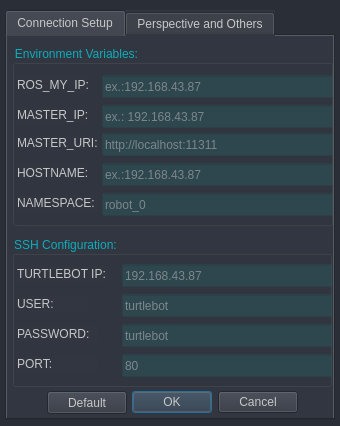
<?xml version="1.0" encoding="UTF-8"?>
<ui version="4.0">
 <class>envConfigDialog</class>
 <widget class="QDialog" name="envConfigDialog">
  <property name="geometry">
   <rect>
    <x>0</x>
    <y>0</y>
    <width>340</width>
    <height>426</height>
   </rect>
  </property>
  <property name="minimumSize">
   <size>
    <width>340</width>
    <height>426</height>
   </size>
  </property>
  <property name="maximumSize">
   <size>
    <width>340</width>
    <height>426</height>
   </size>
  </property>
  <property name="windowTitle">
   <string>Robot Configurations</string>
  </property>
  <property name="windowIcon">
   <iconset>
    <normaloff>:/vectors/Config.png</normaloff>:/vectors/Config.png</iconset>
  </property>
  <property name="styleSheet">
   <string notr="true">background: #2A2E37;</string>
  </property>
  <widget class="QTabWidget" name="tabbedConfig">
   <property name="geometry">
    <rect>
     <x>5</x>
     <y>10</y>
     <width>330</width>
     <height>410</height>
    </rect>
   </property>
   <property name="minimumSize">
    <size>
     <width>330</width>
     <height>410</height>
    </size>
   </property>
   <property name="maximumSize">
    <size>
     <width>330</width>
     <height>410</height>
    </size>
   </property>
   <property name="focusPolicy">
    <enum>Qt::NoFocus</enum>
   </property>
   <property name="contextMenuPolicy">
    <enum>Qt::DefaultContextMenu</enum>
   </property>
   <property name="styleSheet">
    <string notr="true">background: #313640;
color: rgb(199, 199, 199)</string>
   </property>
   <property name="currentIndex">
    <number>0</number>
   </property>
   <widget class="QWidget" name="setupTab">
    <attribute name="title">
     <string>Connection Setup</string>
    </attribute>
    <widget class="QGroupBox" name="envConfigurationGroup">
     <property name="geometry">
      <rect>
       <x>5</x>
       <y>9</y>
       <width>321</width>
       <height>181</height>
      </rect>
     </property>
     <property name="minimumSize">
      <size>
       <width>320</width>
       <height>140</height>
      </size>
     </property>
     <property name="styleSheet">
      <string notr="true">color: rgb(14, 172, 186);</string>
     </property>
     <property name="title">
      <string>Environment Variables:</string>
     </property>
     <widget class="QLineEdit" name="ros_My_IP">
      <property name="geometry">
       <rect>
        <x>90</x>
        <y>30</y>
        <width>231</width>
        <height>23</height>
       </rect>
      </property>
      <property name="styleSheet">
       <string notr="true">background: rgba(29, 222, 216, 0.1);
color: rgb(199, 199, 199);</string>
      </property>
      <property name="dragEnabled">
       <bool>false</bool>
      </property>
      <property name="placeholderText">
       <string>ex.:192.168.43.87</string>
      </property>
     </widget>
     <widget class="QLineEdit" name="ros_Master_IP">
      <property name="geometry">
       <rect>
        <x>90</x>
        <y>60</y>
        <width>231</width>
        <height>23</height>
       </rect>
      </property>
      <property name="styleSheet">
       <string notr="true">color: rgb(199, 199, 199);
background: rgba(29, 222, 216, 0.1);</string>
      </property>
      <property name="placeholderText">
       <string>ex.: 192.168.43.87</string>
      </property>
     </widget>
     <widget class="QLineEdit" name="ros_Hostname">
      <property name="geometry">
       <rect>
        <x>90</x>
        <y>118</y>
        <width>231</width>
        <height>23</height>
       </rect>
      </property>
      <property name="styleSheet">
       <string notr="true">background: rgba(29, 222, 216, 0.1);
color: rgb(199, 199, 199);</string>
      </property>
      <property name="placeholderText">
       <string>ex.:192.168.43.87</string>
      </property>
     </widget>
     <widget class="QLineEdit" name="ros_Namespace">
      <property name="geometry">
       <rect>
        <x>90</x>
        <y>148</y>
        <width>231</width>
        <height>23</height>
       </rect>
      </property>
      <property name="styleSheet">
       <string notr="true">background: rgba(29, 222, 216, 0.1);
color: rgb(199, 199, 199);</string>
      </property>
      <property name="placeholderText">
       <string>robot_0</string>
      </property>
     </widget>
     <widget class="QLabel" name="my_IP_Label">
      <property name="geometry">
       <rect>
        <x>5</x>
        <y>32</y>
        <width>71</width>
        <height>16</height>
       </rect>
      </property>
      <property name="styleSheet">
       <string notr="true">color: rgb(199, 199, 199);</string>
      </property>
      <property name="text">
       <string>ROS_MY_IP:</string>
      </property>
      <property name="buddy">
       <cstring>ros_My_IP</cstring>
      </property>
     </widget>
     <widget class="QLabel" name="master_IP_Label">
      <property name="geometry">
       <rect>
        <x>5</x>
        <y>62</y>
        <width>71</width>
        <height>16</height>
       </rect>
      </property>
      <property name="styleSheet">
       <string notr="true">color: rgb(199, 199, 199);</string>
      </property>
      <property name="text">
       <string>MASTER_IP:</string>
      </property>
      <property name="buddy">
       <cstring>ros_Master_IP</cstring>
      </property>
     </widget>
     <widget class="QLabel" name="hostname_Label">
      <property name="geometry">
       <rect>
        <x>5</x>
        <y>120</y>
        <width>71</width>
        <height>16</height>
       </rect>
      </property>
      <property name="styleSheet">
       <string notr="true">color: rgb(199, 199, 199);</string>
      </property>
      <property name="text">
       <string>HOSTNAME:</string>
      </property>
      <property name="buddy">
       <cstring>ros_Hostname</cstring>
      </property>
     </widget>
     <widget class="QLabel" name="namespace_Label">
      <property name="geometry">
       <rect>
        <x>5</x>
        <y>150</y>
        <width>81</width>
        <height>16</height>
       </rect>
      </property>
      <property name="styleSheet">
       <string notr="true">color: rgb(199, 199, 199);</string>
      </property>
      <property name="text">
       <string>NAMESPACE:</string>
      </property>
      <property name="buddy">
       <cstring>ros_Namespace</cstring>
      </property>
     </widget>
     <widget class="QLabel" name="master_URI_Label">
      <property name="geometry">
       <rect>
        <x>5</x>
        <y>90</y>
        <width>81</width>
        <height>16</height>
       </rect>
      </property>
      <property name="styleSheet">
       <string notr="true">color: rgb(199, 199, 199);</string>
      </property>
      <property name="text">
       <string>MASTER_URI:</string>
      </property>
      <property name="buddy">
       <cstring>ros_Master_URI</cstring>
      </property>
     </widget>
     <widget class="QLineEdit" name="ros_Master_URI">
      <property name="geometry">
       <rect>
        <x>90</x>
        <y>88</y>
        <width>231</width>
        <height>23</height>
       </rect>
      </property>
      <property name="styleSheet">
       <string notr="true">background: rgba(29, 222, 216, 0.1);
color: rgb(199, 199, 199);</string>
      </property>
      <property name="placeholderText">
       <string>http://localhost:11311</string>
      </property>
     </widget>
    </widget>
    <widget class="QGroupBox" name="sshConfigurationGroup">
     <property name="geometry">
      <rect>
       <x>5</x>
       <y>200</y>
       <width>320</width>
       <height>151</height>
      </rect>
     </property>
     <property name="styleSheet">
      <string notr="true">color: rgb(14, 172, 186);</string>
     </property>
     <property name="title">
      <string>SSH Configuration:</string>
     </property>
     <widget class="QLineEdit" name="ssh_User">
      <property name="geometry">
       <rect>
        <x>110</x>
        <y>58</y>
        <width>210</width>
        <height>23</height>
       </rect>
      </property>
      <property name="styleSheet">
       <string notr="true">background: rgba(29, 222, 216, 0.1);
color: rgb(199, 199, 199);</string>
      </property>
      <property name="placeholderText">
       <string>turtlebot</string>
      </property>
     </widget>
     <widget class="QLineEdit" name="ssh_Password">
      <property name="geometry">
       <rect>
        <x>110</x>
        <y>88</y>
        <width>210</width>
        <height>23</height>
       </rect>
      </property>
      <property name="styleSheet">
       <string notr="true">background: rgba(29, 222, 216, 0.1);
color: rgb(199, 199, 199);</string>
      </property>
      <property name="echoMode">
       <enum>QLineEdit::Password</enum>
      </property>
      <property name="placeholderText">
       <string>turtlebot</string>
      </property>
     </widget>
     <widget class="QLabel" name="ssh_Port_Label">
      <property name="geometry">
       <rect>
        <x>5</x>
        <y>120</y>
        <width>81</width>
        <height>16</height>
       </rect>
      </property>
      <property name="styleSheet">
       <string notr="true">color: rgb(199, 199, 199);</string>
      </property>
      <property name="text">
       <string>PORT:</string>
      </property>
      <property name="buddy">
       <cstring>ssh_Port</cstring>
      </property>
     </widget>
     <widget class="QLineEdit" name="ssh_Port">
      <property name="geometry">
       <rect>
        <x>110</x>
        <y>118</y>
        <width>210</width>
        <height>23</height>
       </rect>
      </property>
      <property name="styleSheet">
       <string notr="true">background: rgba(29, 222, 216, 0.1);
color: rgb(199, 199, 199);</string>
      </property>
      <property name="echoMode">
       <enum>QLineEdit::PasswordEchoOnEdit</enum>
      </property>
      <property name="placeholderText">
       <string>80</string>
      </property>
     </widget>
     <widget class="QLabel" name="ssh_User_Label">
      <property name="geometry">
       <rect>
        <x>5</x>
        <y>60</y>
        <width>71</width>
        <height>16</height>
       </rect>
      </property>
      <property name="styleSheet">
       <string notr="true">color: rgb(199, 199, 199);</string>
      </property>
      <property name="text">
       <string>USER:</string>
      </property>
      <property name="buddy">
       <cstring>ssh_User</cstring>
      </property>
     </widget>
     <widget class="QLineEdit" name="ssh_Turtlebot_IP">
      <property name="geometry">
       <rect>
        <x>110</x>
        <y>28</y>
        <width>210</width>
        <height>23</height>
       </rect>
      </property>
      <property name="styleSheet">
       <string notr="true">background: rgba(29, 222, 216, 0.1);
color: rgb(199, 199, 199);</string>
      </property>
      <property name="placeholderText">
       <string>192.168.43.87</string>
      </property>
     </widget>
     <widget class="QLabel" name="ssh_Password_Label">
      <property name="geometry">
       <rect>
        <x>5</x>
        <y>90</y>
        <width>81</width>
        <height>16</height>
       </rect>
      </property>
      <property name="styleSheet">
       <string notr="true">color: rgb(199, 199, 199);</string>
      </property>
      <property name="text">
       <string>PASSWORD:</string>
      </property>
      <property name="buddy">
       <cstring>ssh_Password</cstring>
      </property>
     </widget>
     <widget class="QLabel" name="ssh_IP_Label">
      <property name="geometry">
       <rect>
        <x>5</x>
        <y>30</y>
        <width>91</width>
        <height>16</height>
       </rect>
      </property>
      <property name="styleSheet">
       <string notr="true">color: rgb(199, 199, 199);</string>
      </property>
      <property name="text">
       <string>TURTLEBOT IP:</string>
      </property>
      <property name="buddy">
       <cstring>ssh_Turtlebot_IP</cstring>
      </property>
     </widget>
    </widget>
    <widget class="QDialogButtonBox" name="connection_buttons">
     <property name="geometry">
      <rect>
       <x>120</x>
       <y>350</y>
       <width>171</width>
       <height>32</height>
      </rect>
     </property>
     <property name="styleSheet">
      <string notr="true">color: rgb(199, 199, 199);</string>
     </property>
     <property name="orientation">
      <enum>Qt::Horizontal</enum>
     </property>
     <property name="standardButtons">
      <set>QDialogButtonBox::Cancel|QDialogButtonBox::Ok</set>
     </property>
    </widget>
    <widget class="QPushButton" name="connection_def_button">
     <property name="geometry">
      <rect>
       <x>40</x>
       <y>355</y>
       <width>80</width>
       <height>23</height>
      </rect>
     </property>
     <property name="styleSheet">
      <string notr="true">color: rgb(199, 199, 199);</string>
     </property>
     <property name="text">
      <string>Default</string>
     </property>
    </widget>
   </widget>
   <widget class="QWidget" name="othersTab">
    <attribute name="title">
     <string>Perspective and Others</string>
    </attribute>
    <widget class="QLineEdit" name="ros_Source">
     <property name="geometry">
      <rect>
       <x>100</x>
       <y>50</y>
       <width>221</width>
       <height>23</height>
      </rect>
     </property>
     <property name="styleSheet">
      <string notr="true">background: rgba(29, 222, 216, 0.1);
color: rgb(199, 199, 199);</string>
     </property>
     <property name="placeholderText">
      <string>ex.:/opt/ros/&lt;distro&gt;/setup.bash</string>
     </property>
    </widget>
    <widget class="QLabel" name="perspective_Label">
     <property name="geometry">
      <rect>
       <x>5</x>
       <y>22</y>
       <width>81</width>
       <height>16</height>
      </rect>
     </property>
     <property name="styleSheet">
      <string notr="true">color: rgb(199, 199, 199);</string>
     </property>
     <property name="text">
      <string>Perspective:</string>
     </property>
     <property name="buddy">
      <cstring>ros_My_IP</cstring>
     </property>
    </widget>
    <widget class="QLineEdit" name="perspective_Value">
     <property name="geometry">
      <rect>
       <x>100</x>
       <y>20</y>
       <width>221</width>
       <height>23</height>
      </rect>
     </property>
     <property name="styleSheet">
      <string notr="true">background: rgba(29, 222, 216, 0.1);
color: rgb(199, 199, 199);</string>
     </property>
     <property name="placeholderText">
      <string>ex.:/config/test.perspective</string>
     </property>
    </widget>
    <widget class="QLineEdit" name="ros_ETC_Directory">
     <property name="geometry">
      <rect>
       <x>100</x>
       <y>80</y>
       <width>221</width>
       <height>23</height>
      </rect>
     </property>
     <property name="styleSheet">
      <string notr="true">background: rgba(29, 222, 216, 0.1);
color: rgb(199, 199, 199);</string>
     </property>
     <property name="placeholderText">
      <string>ex.:/opt/ros/indigo/etc/ros</string>
     </property>
    </widget>
    <widget class="QLabel" name="ros_Source_Label">
     <property name="geometry">
      <rect>
       <x>5</x>
       <y>52</y>
       <width>91</width>
       <height>16</height>
      </rect>
     </property>
     <property name="styleSheet">
      <string notr="true">color: rgb(199, 199, 199);</string>
     </property>
     <property name="text">
      <string>ROS_SOURCE:</string>
     </property>
     <property name="buddy">
      <cstring>ros_Master_IP</cstring>
     </property>
    </widget>
    <widget class="QLabel" name="ros_ETC_Directory_Label">
     <property name="geometry">
      <rect>
       <x>5</x>
       <y>82</y>
       <width>71</width>
       <height>16</height>
      </rect>
     </property>
     <property name="styleSheet">
      <string notr="true">color: rgb(199, 199, 199);</string>
     </property>
     <property name="text">
      <string>ROS_ETC:</string>
     </property>
     <property name="buddy">
      <cstring>ros_Hostname</cstring>
     </property>
    </widget>
    <widget class="QLineEdit" name="ros_Root">
     <property name="geometry">
      <rect>
       <x>100</x>
       <y>110</y>
       <width>221</width>
       <height>23</height>
      </rect>
     </property>
     <property name="styleSheet">
      <string notr="true">background: rgba(29, 222, 216, 0.1);
color: rgb(199, 199, 199);</string>
     </property>
     <property name="placeholderText">
      <string>ex.:/opt/ros/indigo/share/ros</string>
     </property>
    </widget>
    <widget class="QLabel" name="ros_Root_Label">
     <property name="geometry">
      <rect>
       <x>5</x>
       <y>112</y>
       <width>81</width>
       <height>16</height>
      </rect>
     </property>
     <property name="styleSheet">
      <string notr="true">color: rgb(199, 199, 199);</string>
     </property>
     <property name="text">
      <string>ROS_ROOT:</string>
     </property>
     <property name="buddy">
      <cstring>ros_Namespace</cstring>
     </property>
    </widget>
    <widget class="QPushButton" name="others_def_button">
     <property name="geometry">
      <rect>
       <x>40</x>
       <y>355</y>
       <width>80</width>
       <height>23</height>
      </rect>
     </property>
     <property name="styleSheet">
      <string notr="true">color: rgb(199, 199, 199);</string>
     </property>
     <property name="text">
      <string>Default</string>
     </property>
    </widget>
    <widget class="QDialogButtonBox" name="others_buttons">
     <property name="geometry">
      <rect>
       <x>125</x>
       <y>355</y>
       <width>166</width>
       <height>24</height>
      </rect>
     </property>
     <property name="styleSheet">
      <string notr="true">color: rgb(199, 199, 199);</string>
     </property>
     <property name="standardButtons">
      <set>QDialogButtonBox::Cancel|QDialogButtonBox::Ok</set>
     </property>
    </widget>
   </widget>
  </widget>
 </widget>
 <resources>
  <include location="../../images/vectors/vectors.qrc"/>
 </resources>
 <connections>
  <connection>
   <sender>connection_buttons</sender>
   <signal>accepted()</signal>
   <receiver>envConfigDialog</receiver>
   <slot>accept()</slot>
   <hints>
    <hint type="sourcelabel">
     <x>297</x>
     <y>398</y>
    </hint>
    <hint type="destinationlabel">
     <x>157</x>
     <y>274</y>
    </hint>
   </hints>
  </connection>
  <connection>
   <sender>connection_buttons</sender>
   <signal>rejected()</signal>
   <receiver>envConfigDialog</receiver>
   <slot>reject()</slot>
   <hints>
    <hint type="sourcelabel">
     <x>297</x>
     <y>398</y>
    </hint>
    <hint type="destinationlabel">
     <x>286</x>
     <y>274</y>
    </hint>
   </hints>
  </connection>
  <connection>
   <sender>connection_def_button</sender>
   <signal>clicked()</signal>
   <receiver>ros_My_IP</receiver>
   <slot>redo()</slot>
   <hints>
    <hint type="sourcelabel">
     <x>116</x>
     <y>404</y>
    </hint>
    <hint type="destinationlabel">
     <x>228</x>
     <y>87</y>
    </hint>
   </hints>
  </connection>
  <connection>
   <sender>connection_buttons</sender>
   <signal>accepted()</signal>
   <receiver>ros_My_IP</receiver>
   <slot>copy()</slot>
   <hints>
    <hint type="sourcelabel">
     <x>290</x>
     <y>388</y>
    </hint>
    <hint type="destinationlabel">
     <x>299</x>
     <y>83</y>
    </hint>
   </hints>
  </connection>
  <connection>
   <sender>connection_buttons</sender>
   <signal>accepted()</signal>
   <receiver>ros_Master_IP</receiver>
   <slot>copy()</slot>
   <hints>
    <hint type="sourcelabel">
     <x>279</x>
     <y>400</y>
    </hint>
    <hint type="destinationlabel">
     <x>279</x>
     <y>123</y>
    </hint>
   </hints>
  </connection>
  <connection>
   <sender>connection_buttons</sender>
   <signal>accepted()</signal>
   <receiver>ros_Hostname</receiver>
   <slot>copy()</slot>
   <hints>
    <hint type="sourcelabel">
     <x>267</x>
     <y>403</y>
    </hint>
    <hint type="destinationlabel">
     <x>305</x>
     <y>175</y>
    </hint>
   </hints>
  </connection>
  <connection>
   <sender>connection_buttons</sender>
   <signal>accepted()</signal>
   <receiver>ros_Namespace</receiver>
   <slot>copy()</slot>
   <hints>
    <hint type="sourcelabel">
     <x>271</x>
     <y>406</y>
    </hint>
    <hint type="destinationlabel">
     <x>304</x>
     <y>207</y>
    </hint>
   </hints>
  </connection>
  <connection>
   <sender>connection_buttons</sender>
   <signal>accepted()</signal>
   <receiver>ssh_Turtlebot_IP</receiver>
   <slot>copy()</slot>
   <hints>
    <hint type="sourcelabel">
     <x>264</x>
     <y>403</y>
    </hint>
    <hint type="destinationlabel">
     <x>301</x>
     <y>276</y>
    </hint>
   </hints>
  </connection>
  <connection>
   <sender>connection_buttons</sender>
   <signal>accepted()</signal>
   <receiver>ssh_User</receiver>
   <slot>copy()</slot>
   <hints>
    <hint type="sourcelabel">
     <x>274</x>
     <y>403</y>
    </hint>
    <hint type="destinationlabel">
     <x>317</x>
     <y>309</y>
    </hint>
   </hints>
  </connection>
  <connection>
   <sender>connection_buttons</sender>
   <signal>accepted()</signal>
   <receiver>ssh_Password</receiver>
   <slot>copy()</slot>
   <hints>
    <hint type="sourcelabel">
     <x>286</x>
     <y>404</y>
    </hint>
    <hint type="destinationlabel">
     <x>322</x>
     <y>338</y>
    </hint>
   </hints>
  </connection>
  <connection>
   <sender>connection_buttons</sender>
   <signal>accepted()</signal>
   <receiver>ssh_Port</receiver>
   <slot>copy()</slot>
   <hints>
    <hint type="sourcelabel">
     <x>297</x>
     <y>402</y>
    </hint>
    <hint type="destinationlabel">
     <x>325</x>
     <y>368</y>
    </hint>
   </hints>
  </connection>
  <connection>
   <sender>connection_def_button</sender>
   <signal>clicked()</signal>
   <receiver>ros_Master_IP</receiver>
   <slot>redo()</slot>
   <hints>
    <hint type="sourcelabel">
     <x>126</x>
     <y>392</y>
    </hint>
    <hint type="destinationlabel">
     <x>156</x>
     <y>119</y>
    </hint>
   </hints>
  </connection>
  <connection>
   <sender>connection_def_button</sender>
   <signal>clicked()</signal>
   <receiver>ros_Hostname</receiver>
   <slot>redo()</slot>
   <hints>
    <hint type="sourcelabel">
     <x>90</x>
     <y>407</y>
    </hint>
    <hint type="destinationlabel">
     <x>201</x>
     <y>175</y>
    </hint>
   </hints>
  </connection>
  <connection>
   <sender>connection_def_button</sender>
   <signal>clicked()</signal>
   <receiver>ros_Namespace</receiver>
   <slot>redo()</slot>
   <hints>
    <hint type="sourcelabel">
     <x>101</x>
     <y>400</y>
    </hint>
    <hint type="destinationlabel">
     <x>181</x>
     <y>200</y>
    </hint>
   </hints>
  </connection>
  <connection>
   <sender>connection_def_button</sender>
   <signal>clicked()</signal>
   <receiver>ssh_Turtlebot_IP</receiver>
   <slot>clear()</slot>
   <hints>
    <hint type="sourcelabel">
     <x>126</x>
     <y>392</y>
    </hint>
    <hint type="destinationlabel">
     <x>156</x>
     <y>270</y>
    </hint>
   </hints>
  </connection>
  <connection>
   <sender>connection_def_button</sender>
   <signal>clicked()</signal>
   <receiver>ssh_User</receiver>
   <slot>redo()</slot>
   <hints>
    <hint type="sourcelabel">
     <x>98</x>
     <y>402</y>
    </hint>
    <hint type="destinationlabel">
     <x>182</x>
     <y>304</y>
    </hint>
   </hints>
  </connection>
  <connection>
   <sender>connection_def_button</sender>
   <signal>clicked()</signal>
   <receiver>ssh_Password</receiver>
   <slot>redo()</slot>
   <hints>
    <hint type="sourcelabel">
     <x>86</x>
     <y>406</y>
    </hint>
    <hint type="destinationlabel">
     <x>174</x>
     <y>333</y>
    </hint>
   </hints>
  </connection>
  <connection>
   <sender>tabbedConfig</sender>
   <signal>currentChanged(int)</signal>
   <receiver>ssh_Port</receiver>
   <slot>redo()</slot>
   <hints>
    <hint type="sourcelabel">
     <x>111</x>
     <y>395</y>
    </hint>
    <hint type="destinationlabel">
     <x>191</x>
     <y>375</y>
    </hint>
   </hints>
  </connection>
  <connection>
   <sender>connection_buttons</sender>
   <signal>accepted()</signal>
   <receiver>ros_Master_URI</receiver>
   <slot>copy()</slot>
   <hints>
    <hint type="sourcelabel">
     <x>265</x>
     <y>402</y>
    </hint>
    <hint type="destinationlabel">
     <x>272</x>
     <y>149</y>
    </hint>
   </hints>
  </connection>
  <connection>
   <sender>others_buttons</sender>
   <signal>accepted()</signal>
   <receiver>perspective_Value</receiver>
   <slot>copy()</slot>
   <hints>
    <hint type="sourcelabel">
     <x>264</x>
     <y>398</y>
    </hint>
    <hint type="destinationlabel">
     <x>264</x>
     <y>66</y>
    </hint>
   </hints>
  </connection>
  <connection>
   <sender>others_buttons</sender>
   <signal>accepted()</signal>
   <receiver>ros_Source</receiver>
   <slot>copy()</slot>
   <hints>
    <hint type="sourcelabel">
     <x>240</x>
     <y>403</y>
    </hint>
    <hint type="destinationlabel">
     <x>263</x>
     <y>92</y>
    </hint>
   </hints>
  </connection>
  <connection>
   <sender>others_buttons</sender>
   <signal>accepted()</signal>
   <receiver>ros_ETC_Directory</receiver>
   <slot>copy()</slot>
   <hints>
    <hint type="sourcelabel">
     <x>282</x>
     <y>408</y>
    </hint>
    <hint type="destinationlabel">
     <x>280</x>
     <y>129</y>
    </hint>
   </hints>
  </connection>
  <connection>
   <sender>others_buttons</sender>
   <signal>accepted()</signal>
   <receiver>ros_Root</receiver>
   <slot>copy()</slot>
   <hints>
    <hint type="sourcelabel">
     <x>280</x>
     <y>402</y>
    </hint>
    <hint type="destinationlabel">
     <x>280</x>
     <y>154</y>
    </hint>
   </hints>
  </connection>
  <connection>
   <sender>others_def_button</sender>
   <signal>clicked()</signal>
   <receiver>perspective_Value</receiver>
   <slot>redo()</slot>
   <hints>
    <hint type="sourcelabel">
     <x>126</x>
     <y>392</y>
    </hint>
    <hint type="destinationlabel">
     <x>126</x>
     <y>64</y>
    </hint>
   </hints>
  </connection>
  <connection>
   <sender>others_def_button</sender>
   <signal>clicked()</signal>
   <receiver>ros_Source</receiver>
   <slot>redo()</slot>
   <hints>
    <hint type="sourcelabel">
     <x>126</x>
     <y>392</y>
    </hint>
    <hint type="destinationlabel">
     <x>126</x>
     <y>96</y>
    </hint>
   </hints>
  </connection>
  <connection>
   <sender>others_def_button</sender>
   <signal>clicked()</signal>
   <receiver>ros_ETC_Directory</receiver>
   <slot>redo()</slot>
   <hints>
    <hint type="sourcelabel">
     <x>76</x>
     <y>400</y>
    </hint>
    <hint type="destinationlabel">
     <x>149</x>
     <y>123</y>
    </hint>
   </hints>
  </connection>
  <connection>
   <sender>others_def_button</sender>
   <signal>clicked()</signal>
   <receiver>ros_Root</receiver>
   <slot>redo()</slot>
   <hints>
    <hint type="sourcelabel">
     <x>57</x>
     <y>398</y>
    </hint>
    <hint type="destinationlabel">
     <x>165</x>
     <y>148</y>
    </hint>
   </hints>
  </connection>
 </connections>
</ui>
